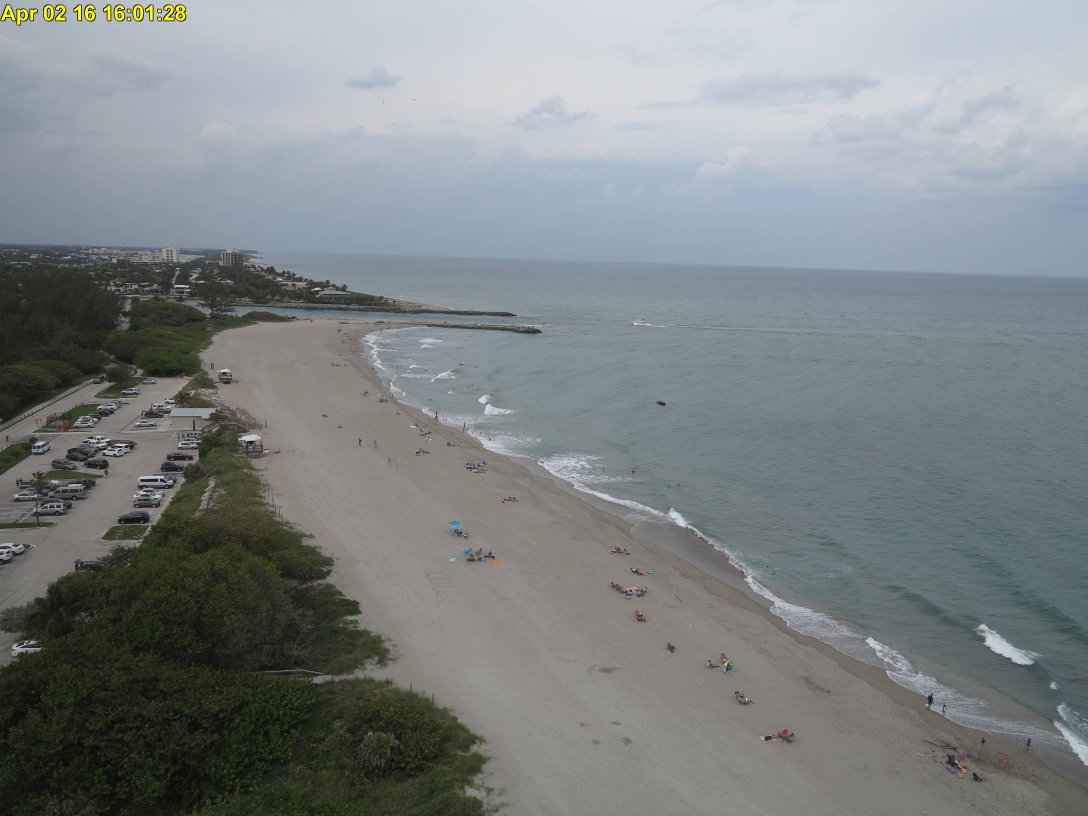
#> input picture Jupiter_Inlet/a021601l_jpg.rf.b06c116f9f26680da326586198371cbb.jpg, 4352 x 3264 px, found by its file name (shown at 1/4 size); its folder holds only this picture in this run
$ jupyter execute --allow-errors Jupiter_Inlet_Masked_Training_Final.ipynb   (shell and % lines are left out)
#> lines starting #> are read from the running program, lines starting #| are printed output that depends on the picture; after the words box and inside, x2 and y2 are one past the last pixel; in counts of white or black regions, pixels touching at a corner belong together
# Fine-Tune YOLOv11 with Land Masking for Boat Detection

**Problem:** The model is detecting objects on land (cars, people, umbrellas) as boats.

**Solution:** Mask out the land area during both training and inference:
1. Apply a triangle mask to black out land regions in training images
2. Remove any annotations that fall in the masked (land) area
3. Retrain the model on water-only data
4. Apply the same mask during inference

This approach teaches the model to focus exclusively on the water region.

---
## Step 1: Install Dependencies

---
## Step 2: Import Libraries

[cell 1]
import os
import json
import shutil
import random
from pathlib import Path
from copy import deepcopy

import cv2
import numpy as np
import matplotlib.pyplot as plt

import torch
from ultralytics import YOLO

print("Imports successful!")
print(f"PyTorch version: {torch.__version__}")
print(f"CUDA available: {torch.cuda.is_available()}")
#> (this line was passed over: torch is not available in this run)
#> (the rest of this cell did not finish here and is left out)

---
## Step 3: Configure Paths

**UPDATE THESE PATHS** to match your environment.

[cell 2]
# =============================================================================
# CONFIGURATION - UPDATE THESE PATHS
# =============================================================================

# Source data (your original annotated images)
SOURCE_IMAGE_FOLDER = "/content/Jupiter_Inlet"  # Folder with your images
SOURCE_COCO_JSON = "/content/Jupiter_Inlet/_annotations.coco.json"  # COCO annotations

# Output folders
MASKED_DATASET_PATH = "/content/Jupiter_Inlet/masked_dataset"  # Where masked images will be saved
YOLO_DATASET_PATH = "/content/Jupiter_Inlet/yolo_masked_dataset"  # YOLO format dataset
TRAINING_OUTPUT_PATH = "/content/yolo_training/jupiter_boats_masked_v1"  # Model output

# Training configuration
TRAIN_SPLIT = 0.8  # 80% training, 20% validation
RANDOM_SEED = 42

print(f"Source images: {SOURCE_IMAGE_FOLDER}")
print(f"Source annotations: {SOURCE_COCO_JSON}")
print(f"Masked dataset: {MASKED_DATASET_PATH}")
print(f"YOLO dataset: {YOLO_DATASET_PATH}")

---
## Step 4: Define Water Polygon Mask

This is a RIGHT TRIANGLE mask with the right angle at the BOTTOM LEFT corner.
- The hypotenuse runs diagonally from top-left (0,0) to a point on the bottom edge
- Everything below/left of the hypotenuse (land) is masked out
- Everything above/right of the hypotenuse (water) is kept

**Adjust the `HYPOTENUSE_BOTTOM_X` value to control where the diagonal line meets the bottom edge.**

[cell 3]
# =============================================================================
# WATER MASK FOR JUPITER INLET - RIGHT TRIANGLE
# =============================================================================
#
# Shape: Right triangle with right angle at BOTTOM LEFT
#   - Masks out: beach, parking lot, vegetation (lower-left triangle)
#   - Keeps: water/ocean (upper-right region)
#
# The diagonal (hypotenuse) goes from top-left corner (0,0)
# down to a point on the bottom edge.
#
# Coordinates below are for 4352 x 3264 images and will be auto-scaled.

# Adjust this value to move where the diagonal hits the bottom edge
# Larger value = more land masked, smaller value = less land masked
HYPOTENUSE_BOTTOM_X = 2200  # X coordinate where diagonal meets bottom edge

# Expected image dimensions (polygon will be scaled if images differ)
EXPECTED_WIDTH = 4352
EXPECTED_HEIGHT = 3264

# Water polygon (the region to KEEP - everything except the land triangle)
WATER_POLYGON = [
    (0, 0),                          # Top-left corner
    (EXPECTED_WIDTH, 0),             # Top-right corner
    (EXPECTED_WIDTH, EXPECTED_HEIGHT),  # Bottom-right corner
    (HYPOTENUSE_BOTTOM_X, EXPECTED_HEIGHT),  # Where hypotenuse meets bottom
    (0, 0),                          # Back to top-left (closes the polygon)
]

print(f"Water polygon defined with {len(WATER_POLYGON)} vertices")
print(f"Hypotenuse runs from (0, 0) to ({HYPOTENUSE_BOTTOM_X}, {EXPECTED_HEIGHT})")
print(f"Expected image dimensions: {EXPECTED_WIDTH} x {EXPECTED_HEIGHT}")

---
## Step 5: Masking Utility Functions

[cell 4]
def create_water_mask(width, height, polygon_points):
    """
    Create a binary mask from polygon points.

    Args:
        width: Image width
        height: Image height
        polygon_points: List of (x, y) tuples defining water boundary

    Returns:
        mask: Binary numpy array (255=water/keep, 0=land/mask out)
    """
    mask = np.zeros((height, width), dtype=np.uint8)
    polygon = np.array(polygon_points, dtype=np.int32)
    cv2.fillPoly(mask, [polygon], 255)
    return mask


# [7 lines left out: function scale_polygon, not called in this run]


def get_scaled_polygon(width, height):
    """
    Get the water polygon scaled to the given image dimensions.
    """
    if width != EXPECTED_WIDTH or height != EXPECTED_HEIGHT:
        return scale_polygon(WATER_POLYGON, EXPECTED_WIDTH, EXPECTED_HEIGHT, width, height)
    return WATER_POLYGON


def apply_mask_to_image(image, mask):
    """
    Apply binary mask to image, blacking out areas where mask is 0.

    Args:
        image: BGR image (numpy array)
        mask: Binary mask (255=keep, 0=black out)

    Returns:
        Masked image
    """
    if len(mask.shape) == 3:
        mask = mask[:, :, 0]
    return cv2.bitwise_and(image, image, mask=mask)


# [34 lines left out: function is_bbox_in_water, not called in this run]


print("Masking utility functions defined.")

---
## Step 6: Visualize the Mask

Let's verify the mask looks correct before processing all images.

[cell 5]
# Find a sample image
image_files = sorted([
    f for f in os.listdir(SOURCE_IMAGE_FOLDER)
    if f.lower().endswith(('.jpg', '.jpeg', '.png'))
])

if not image_files:
    raise FileNotFoundError(f"No images found in {SOURCE_IMAGE_FOLDER}")

# Load sample image
sample_image_path = os.path.join(SOURCE_IMAGE_FOLDER, image_files[0])
sample_image = cv2.imread(sample_image_path)
#> sample_image is the input picture: shape (3264, 4352, 3); mean B, G, R 133.7, 132, 126
h, w = sample_image.shape[:2]

print(f"Sample image: {image_files[0]}")
print(f"Image dimensions: {w} x {h}")
#| Image dimensions: 4352 x 3264

# Get scaled polygon and create mask
scaled_polygon = get_scaled_polygon(w, h)
mask = create_water_mask(w, h, scaled_polygon)
#> in create_water_mask, `cv2.fillPoly(mask, [polygon], 255)`:
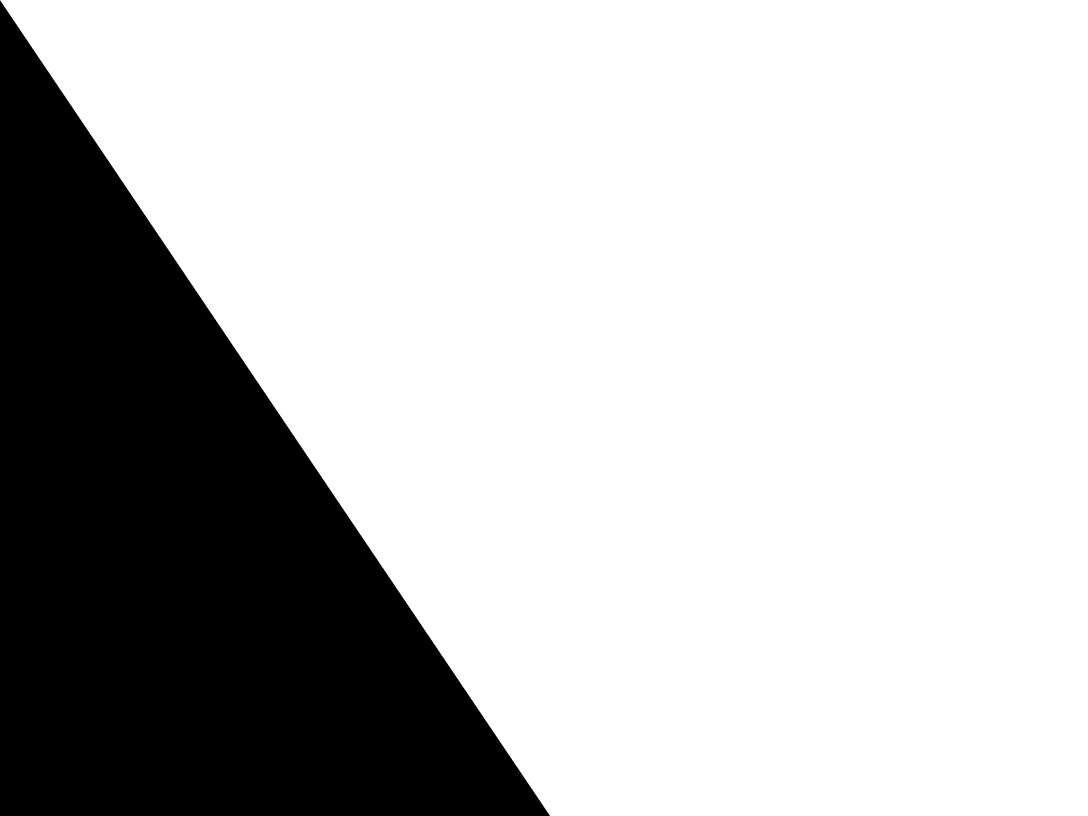
#> mask: shape (3264, 4352) (shown at 1/4 size); 74.7% white; 1 black region, box (x1, y1, x2, y2) and area: (0, 1, 2200, 3264) 3590400

# Apply mask to sample image
masked_image = apply_mask_to_image(sample_image, mask)
#> in apply_mask_to_image, `return cv2.bitwise_and(image, image, mask=mask)`:
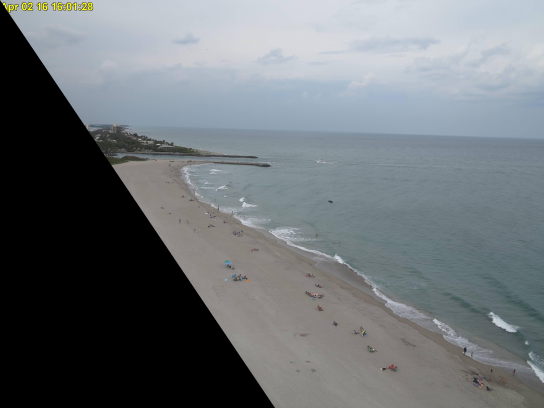
#> returned value: shape (3264, 4352, 3) (shown at 1/8 size); mean of channels 0, 1, 2 117.3, 113.5, 108.1; drawn as B, G, R

# Create visualization with overlay
sample_rgb = cv2.cvtColor(sample_image, cv2.COLOR_BGR2RGB)
overlay_img = sample_rgb.copy().astype(np.float32)
land_mask = cv2.bitwise_not(mask)
overlay_img[land_mask > 0] = overlay_img[land_mask > 0] * 0.3 + np.array([200, 50, 50]) * 0.7
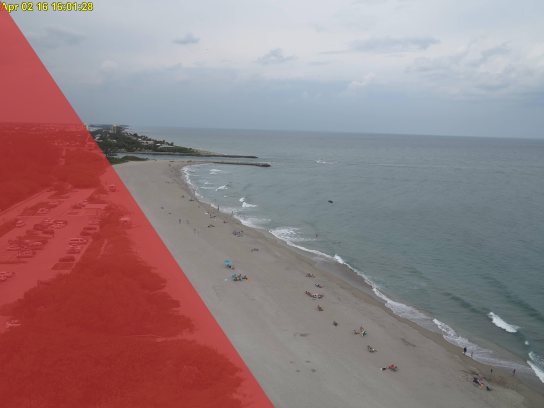
#> overlay_img: shape (3264, 4352, 3) float32 (shown at 1/8 size); mean R, G, B 143.9, 125, 127.7

# Draw polygon boundary
pts = np.array(scaled_polygon, dtype=np.int32).reshape((-1, 1, 2))
cv2.polylines(overlay_img.astype(np.uint8), [pts], True, (0, 255, 0), 4)

# Calculate stats
water_pct = np.sum(mask > 0) / mask.size * 100

# Visualize
fig, axes = plt.subplots(2, 2, figsize=(16, 12))

axes[0, 0].imshow(sample_rgb)
axes[0, 0].set_title('Original Image', fontsize=14)
axes[0, 0].axis('off')

axes[0, 1].imshow(overlay_img.astype(np.uint8))
axes[0, 1].set_title('Land Area to Mask (red) / Water Boundary (green)', fontsize=14)
axes[0, 1].axis('off')

axes[1, 0].imshow(mask, cmap='gray')
axes[1, 0].set_title(f'Binary Mask\nWater: {water_pct:.1f}%, Land: {100-water_pct:.1f}%', fontsize=14)
axes[1, 0].axis('off')

axes[1, 1].imshow(cv2.cvtColor(masked_image, cv2.COLOR_BGR2RGB))
axes[1, 1].set_title('Masked Image (land blacked out)', fontsize=14)
axes[1, 1].axis('off')

plt.suptitle('Jupiter Inlet - Water Mask Visualization', fontsize=16, fontweight='bold', y=1.02)
plt.tight_layout()
plt.show()
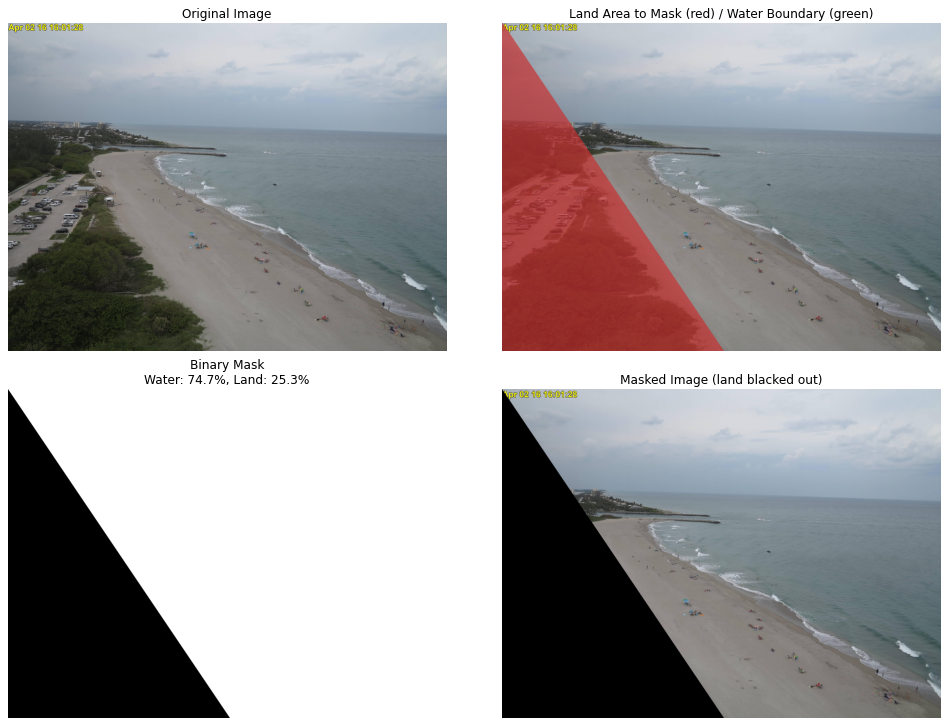
#> figure drawn by matplotlib, 4 panels

print(f"\nWater coverage: {water_pct:.1f}%")
#| Water coverage: 74.7%
print(f"Land masked: {100 - water_pct:.1f}%")
#| Land masked: 25.3%

---
## Step 7: Process COCO Annotations and Create Masked Dataset

This step:
1. Loads original images and annotations
2. Applies the mask to each image
3. Filters out annotations that fall in the masked (land) area
4. Saves the masked images and filtered annotations

[cell 6]
def process_coco_with_mask(coco_json_path, image_folder, output_folder, min_overlap=0.5):
    """
    Process COCO dataset by masking images and filtering annotations.

    Args:
        coco_json_path: Path to COCO annotations JSON
        image_folder: Folder containing images
        output_folder: Where to save masked images and new annotations
        min_overlap: Minimum overlap with water for annotation to be kept

    Returns:
        Stats dictionary
    """
#> called with image_folder = '/content/Jupiter_Inlet', output_folder = '/content/Jupiter_Inlet/masked_dataset', min_overlap = 0.5
    # Load COCO annotations
    with open(coco_json_path) as f:
#> (reads Jupiter_Inlet/_annotations.coco.json from the repository)
        coco_data = json.load(f)

    # Create output directories
    os.makedirs(os.path.join(output_folder, 'images'), exist_ok=True)

    # Build ID -> image mapping
    id_to_image = {img['id']: img for img in coco_data['images']}

    # Build image_id -> annotations mapping
    id_to_annotations = {}
    for ann in coco_data['annotations']:
        img_id = ann['image_id']
        if img_id not in id_to_annotations:
            id_to_annotations[img_id] = []
        id_to_annotations[img_id].append(ann)

    # Track statistics
    stats = {
        'images_processed': 0,
        'annotations_kept': 0,
        'annotations_filtered': 0,
    }

    # New annotations list
    new_annotations = []
    new_annotation_id = 1

    print(f"Processing {len(coco_data['images'])} images...")

    for img_info in coco_data['images']:
        img_id = img_info['id']
        img_filename = img_info['file_name']

        # Load image
        img_path = os.path.join(image_folder, img_filename)
        if not os.path.exists(img_path):
            print(f"  Warning: Image not found: {img_filename}")
            continue

        img = cv2.imread(img_path)
        h, w = img.shape[:2]

        # Get scaled polygon and create mask
        scaled_poly = get_scaled_polygon(w, h)
        mask = create_water_mask(w, h, scaled_poly)

        # Apply mask to image
        masked_img = apply_mask_to_image(img, mask)

        # Save masked image
        output_img_path = os.path.join(output_folder, 'images', img_filename)
        cv2.imwrite(output_img_path, masked_img)

        # Process annotations for this image
        annotations = id_to_annotations.get(img_id, [])

        for ann in annotations:
            bbox = ann['bbox']  # COCO format: [x, y, width, height]

            # Check if annotation is in water
            if is_bbox_in_water(bbox, mask, min_overlap):
                # Keep this annotation with new ID
                new_ann = deepcopy(ann)
                new_ann['id'] = new_annotation_id
                new_annotations.append(new_ann)
                new_annotation_id += 1
                stats['annotations_kept'] += 1
            else:
                stats['annotations_filtered'] += 1

        stats['images_processed'] += 1

        if stats['images_processed'] % 50 == 0:
            print(f"  Processed {stats['images_processed']} images...")

    # Create new COCO JSON with filtered annotations
    new_coco = {
        'images': coco_data['images'],
        'categories': coco_data['categories'],
        'annotations': new_annotations
    }

    # Save new annotations
    output_json_path = os.path.join(output_folder, '_annotations.coco.json')
    with open(output_json_path, 'w') as f:
        json.dump(new_coco, f)

    print(f"\n" + "="*50)
    print("Processing complete!")
    print(f"="*50)
    print(f"Images processed: {stats['images_processed']}")
    print(f"Annotations kept (in water): {stats['annotations_kept']}")
    print(f"Annotations filtered (on land): {stats['annotations_filtered']}")
    print(f"\nMasked images saved to: {os.path.join(output_folder, 'images')}")
    print(f"New annotations saved to: {output_json_path}")

    return stats

[cell 7]
# Process the dataset
stats = process_coco_with_mask(
    coco_json_path=SOURCE_COCO_JSON,
    image_folder=SOURCE_IMAGE_FOLDER,
    output_folder=MASKED_DATASET_PATH,
    min_overlap=0.5  # Annotation must be 50% in water to be kept
)

---
## Step 8: Visualize Masked Images with Annotations

[cell 8]
def visualize_masked_annotations(image_folder, coco_json_path, num_samples=4):
    """
    Visualize masked images with their remaining annotations.
    """
#> called with num_samples = 4
    # Load annotations
    with open(coco_json_path) as f:
        coco_data = json.load(f)

    # Build mappings
    id_to_image = {img['id']: img for img in coco_data['images']}
    id_to_annotations = {}
    for ann in coco_data['annotations']:
        img_id = ann['image_id']
        if img_id not in id_to_annotations:
            id_to_annotations[img_id] = []
        id_to_annotations[img_id].append(ann)

    # Find images with annotations
    images_with_annotations = [
        img_id for img_id in id_to_annotations
        if len(id_to_annotations[img_id]) > 0
    ]

    if not images_with_annotations:
        print("No images with annotations found!")
        return

    # Sample images
    sample_ids = random.sample(
        images_with_annotations,
        min(num_samples, len(images_with_annotations))
    )

    # Plot
    fig, axes = plt.subplots(2, 2, figsize=(18, 14))
    axes = axes.flatten()

    for i, img_id in enumerate(sample_ids):
        if i >= len(axes):
            break

        img_info = id_to_image[img_id]
        img_path = os.path.join(image_folder, img_info['file_name'])

        img = cv2.imread(img_path)
        img_rgb = cv2.cvtColor(img, cv2.COLOR_BGR2RGB)

        # Draw annotations
        annotations = id_to_annotations.get(img_id, [])
        for ann in annotations:
            x, y, w, h = [int(v) for v in ann['bbox']]
            cv2.rectangle(img_rgb, (x, y), (x+w, y+h), (0, 255, 0), 3)

        axes[i].imshow(img_rgb)
        axes[i].set_title(f"{img_info['file_name']}\n{len(annotations)} boats")
        axes[i].axis('off')

    plt.tight_layout()
    plt.suptitle('Masked Images with Remaining Annotations (boats in water)',
                 y=1.02, fontsize=14)
    plt.show()


# Visualize
visualize_masked_annotations(
    os.path.join(MASKED_DATASET_PATH, 'images'),
    os.path.join(MASKED_DATASET_PATH, '_annotations.coco.json')
)

---
## Step 9: Convert Masked COCO to YOLO Format

[cell 9]
def coco_to_yolo_format(coco_json_path, image_folder, output_folder,
                        train_split=0.8, seed=42):
    """
    Convert COCO annotations to YOLO format and split into train/val.
    """
#> called with train_split = 0.8, seed = 42
    # Load COCO annotations
    with open(coco_json_path) as f:
        coco_data = json.load(f)

    # Create output directories
    for split in ['train', 'val']:
        os.makedirs(os.path.join(output_folder, 'images', split), exist_ok=True)
        os.makedirs(os.path.join(output_folder, 'labels', split), exist_ok=True)

    # Build mappings
    id_to_image = {img['id']: img for img in coco_data['images']}
    id_to_annotations = {}
    for ann in coco_data['annotations']:
        img_id = ann['image_id']
        if img_id not in id_to_annotations:
            id_to_annotations[img_id] = []
        id_to_annotations[img_id].append(ann)

    # Create category mapping (COCO category_id -> YOLO class_id starting at 0)
    categories = sorted(coco_data['categories'], key=lambda x: x['id'])
    category_mapping = {cat['id']: i for i, cat in enumerate(categories)}
    class_names = [cat['name'] for cat in categories]

    print(f"Categories: {class_names}")
    print(f"Category mapping: {category_mapping}")

    # Shuffle and split images
    image_ids = list(id_to_image.keys())
    random.seed(seed)
    random.shuffle(image_ids)

    split_idx = int(len(image_ids) * train_split)
    train_ids = set(image_ids[:split_idx])
    val_ids = set(image_ids[split_idx:])

    print(f"\nTotal images: {len(image_ids)}")
    print(f"Training images: {len(train_ids)}")
    print(f"Validation images: {len(val_ids)}")

    # Process each image
    stats = {'train': 0, 'val': 0, 'annotations': 0}

    for img_id in image_ids:
        img_info = id_to_image[img_id]
        img_filename = img_info['file_name']
        img_width = img_info['width']
        img_height = img_info['height']

        # Determine split
        split = 'train' if img_id in train_ids else 'val'

        # Source and destination paths
        src_img = os.path.join(image_folder, img_filename)
        dst_img = os.path.join(output_folder, 'images', split, img_filename)

        if not os.path.exists(src_img):
            continue

        # Copy image
        shutil.copy2(src_img, dst_img)

        # Convert annotations to YOLO format
        annotations = id_to_annotations.get(img_id, [])
        yolo_lines = []

        for ann in annotations:
            # COCO bbox: [x, y, width, height] (top-left corner)
            x, y, w, h = ann['bbox']

            # Convert to YOLO format: [class_id, center_x, center_y, width, height] normalized
            center_x = (x + w / 2) / img_width
            center_y = (y + h / 2) / img_height
            norm_w = w / img_width
            norm_h = h / img_height

            # Get YOLO class ID
            class_id = category_mapping.get(ann['category_id'], 0)

            yolo_lines.append(f"{class_id} {center_x:.6f} {center_y:.6f} {norm_w:.6f} {norm_h:.6f}")
            stats['annotations'] += 1

        # Save YOLO label file
        label_filename = os.path.splitext(img_filename)[0] + '.txt'
        label_path = os.path.join(output_folder, 'labels', split, label_filename)

        with open(label_path, 'w') as f:
            f.write('\n'.join(yolo_lines))

        stats[split] += 1

    # Create dataset.yaml
    yaml_content = f"""# Jupiter Inlet Boat Detection Dataset (Masked)
# Auto-generated

path: {output_folder}
train: images/train
val: images/val

# Number of classes
nc: {len(class_names)}

# Class names
names: {class_names}
"""

    yaml_path = os.path.join(output_folder, 'dataset.yaml')
    with open(yaml_path, 'w') as f:
        f.write(yaml_content)

    print(f"\n" + "="*50)
    print("YOLO dataset created!")
    print(f"="*50)
    print(f"Training images: {stats['train']}")
    print(f"Validation images: {stats['val']}")
    print(f"Total annotations: {stats['annotations']}")
    print(f"\nDataset YAML: {yaml_path}")

    return yaml_path, class_names
